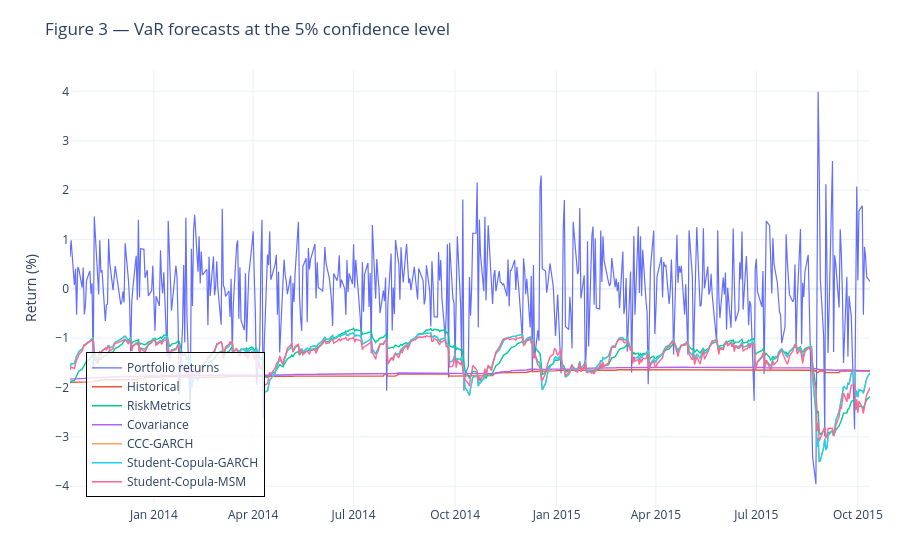

Notebook source saved alongside this figure:
### Code cell
fig3 = plot_var_forecasts(
    portfolio_returns=portfolio_oos_5.rename("Portfolio returns"),
    var_forecasts=var_5_all,
    output_path=REPORTS_DIR / "figures" / "figure_3_var_5pct_all_models.html",
    title="Figure 3 — VaR forecasts at the 5% confidence level",
    positive_loss_var=False,
)

fig3.show()

### Figure 1 — Plotly figure (JSON) as saved in the notebook; plotly's stock layout.template omitted (floating-point values rounded to 4 significant figures; data arrays with more than 128 entries replaced by an {"elided": "..."} marker saying what was removed)
{"data": [{"line": {"width": 1.2}, "mode": "lines", "name": "Portfolio returns", "type": "scatter", "x": {"elided": "500 str values"}, "y": {"elided": "500 float values"}}, {"line": {"width": 1.4}, "mode": "lines", "name": "Historical", "type": "scatter", "x": {"elided": "500 str values"}, "y": {"elided": "500 float values"}}, {"line": {"width": 1.4}, "mode": "lines", "name": "RiskMetrics", "type": "scatter", "x": {"elided": "500 str values"}, "y": {"elided": "500 float values"}}, {"line": {"width": 1.4}, "mode": "lines", "name": "Covariance", "type": "scatter", "x": {"elided": "500 str values"}, "y": {"elided": "500 float values"}}, {"line": {"width": 1.4}, "mode": "lines", "name": "CCC-GARCH", "type": "scatter", "x": {"elided": "500 str values"}, "y": {"elided": "500 float values"}}, {"line": {"width": 1.4}, "mode": "lines", "name": "Student-Copula-GARCH", "type": "scatter", "x": {"elided": "500 str values"}, "y": {"elided": "500 float values"}}, {"line": {"width": 1.4}, "mode": "lines", "name": "Student-Copula-MSM", "type": "scatter", "x": {"elided": "500 str values"}, "y": {"elided": "500 float values"}}], "layout": {"hovermode": "x unified", "legend": {"bgcolor": "rgba(255,255,255,0.8)", "bordercolor": "black", "borderwidth": 1, "x": 0.02, "xanchor": "left", "y": 0.02, "yanchor": "bottom"}, "margin": {"b": 50, "l": 70, "r": 30, "t": 70}, "title": {"text": "Figure 3 — VaR forecasts at the 5% confidence level"}, "xaxis": {"title": {"text": ""}}, "yaxis": {"title": {"text": "Return (%)"}}}}
